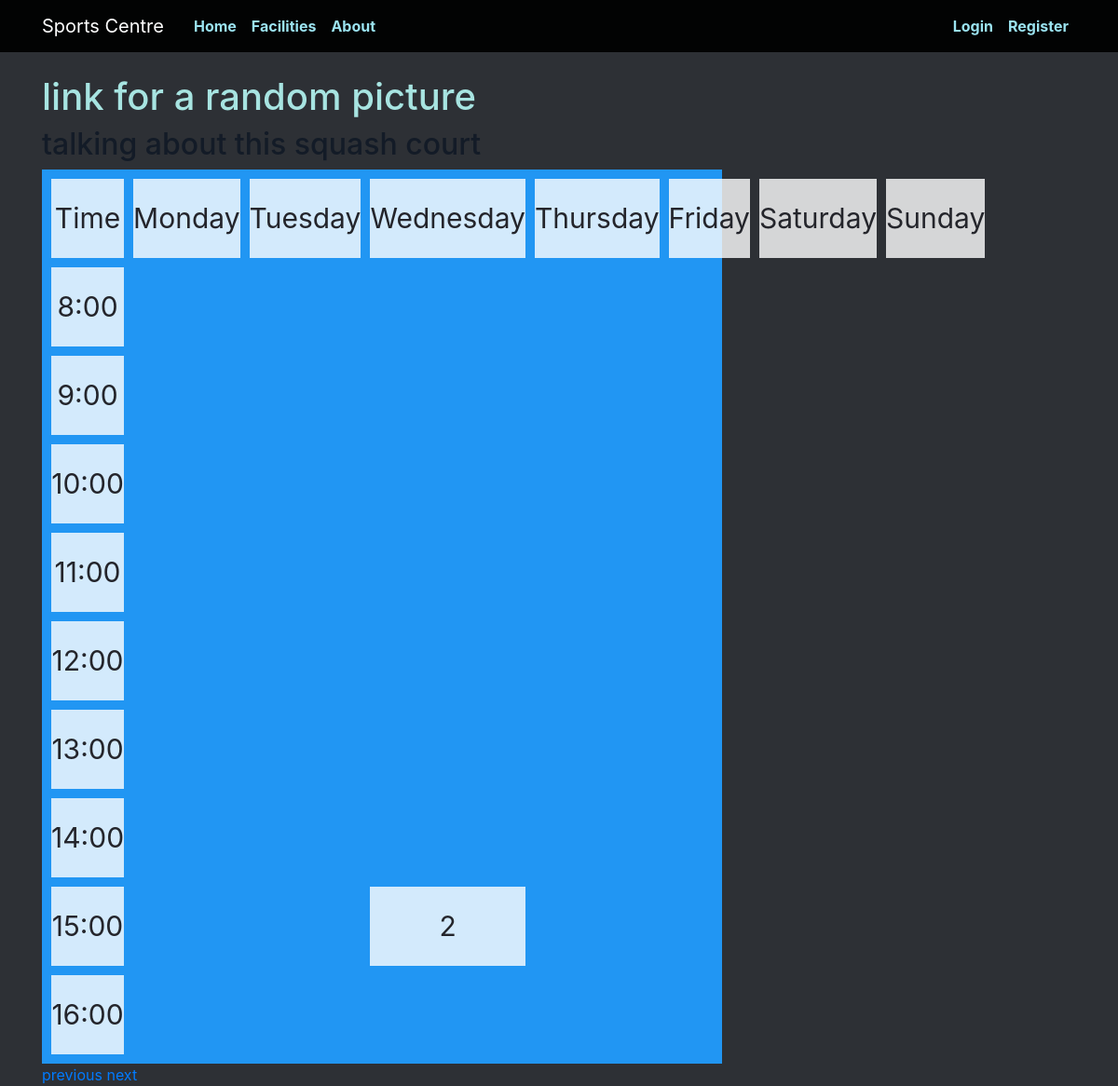
/facilities/squash_court_1/2020/10, run on an earlier commit of the app's database.
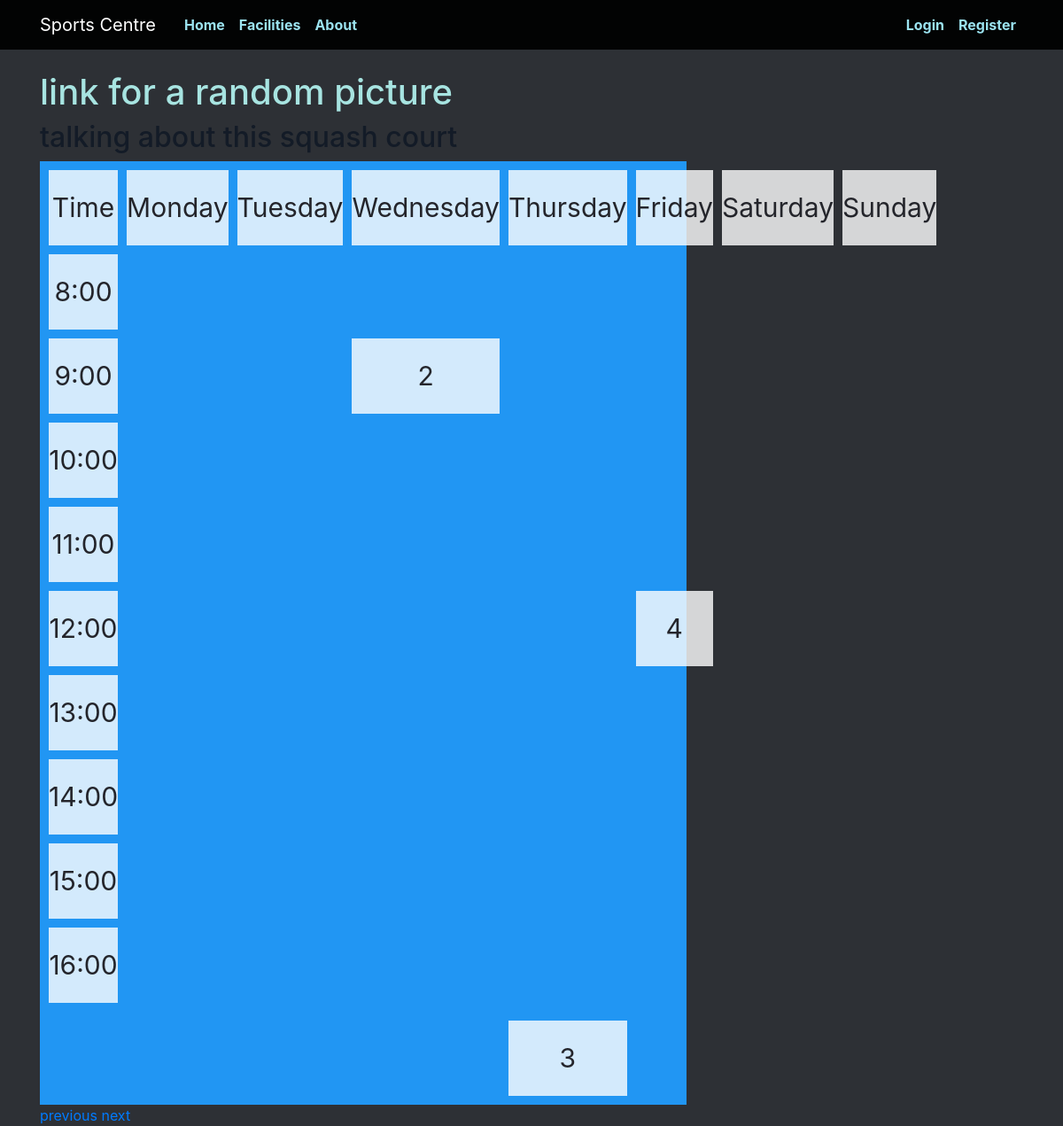
And on a later commit of the database.
### app/models.py (models this page shows)
class Booking(db.Model):
  id = db.Column(db.Integer, primary_key=True)
  facility = db.Column(db.Integer, db.ForeignKey('user.id'), nullable=False)
  user = db.Column(db.Integer, db.ForeignKey('facility.id') , nullable=False)
  datetime = db.Column(db.DateTime, nullable=False)
  week = db.Column(db.Integer)
  year = db.Column(db.Integer)
  duration = db.Column(db.Integer, nullable=False)

### app/views.py (the view)
@app.route('/facilities/<facility_url>/<int:year>/<int:week>')
def show_facility(facility_url, year, week):
  facility = models.Facility.query.filter_by(url=facility_url).first_or_404()
  bookings = models.Booking.query.order_by(models.Booking.id.asc()).filter_by(facility=facility.id).filter_by(week=week)
  address = 'facilities/' + facility.url + '.html'
  title = facility.name
  return render_template(address, title=title, bookings=bookings, facility=facility_url, year=year, week=week)

### app/templates/facilities/squash_court_1.html
{% extends "facilities_index.html" %}
{% block picture %}
link for a random picture
{% endblock %}
{% block info %}
talking about this squash court
{% endblock %}

### app/templates/facilities_index.html
{% extends "index.html" %}
{% block content %}
  <h1>
    {% block picture %}
    {% endblock %}
  </h1>
  <h2>
    {% block info %}
    {% endblock %}
  </h2>
  <div class="grid-container">
    <div>Time</div>
    {% for day in ["Monday", "Tuesday", "Wednesday", "Thursday", "Friday", "Saturday", "Sunday"] %}
      <div style="grid-row-start: header; grid-column-start: day-{{ loop.index0 }};">{{ day }}</div>
    {% endfor %}
    {% for time in ["8:00", "9:00", "10:00", "11:00", "12:00", "13:00", "14:00", "15:00", "16:00"] %}
      <div style="grid-row-start: time-{{ loop.index0 + 8 }}; grid-column-start: time;">{{ time }}</div>
    {% endfor %}
    {% for booking in bookings %}
      <div style="grid-row: time-{{ booking.datetime.strftime('%-H') }}; grid-column: day-{{ booking.datetime.weekday() }}">{{ booking.datetime.weekday() }}</div>
    {% endfor %}
  </div>
  <a href="/facilities/{{ facility }}/{{ year }}/{{ week - 1 }}">previous</a>
  <a href="/facilities/{{ facility }}/{{ year }}/{{ week + 1 }}">next</a>
{% endblock %}

What changed in the data, as far as the page shows it:
added Booking: datetime.weekday "3"
added Booking: datetime.weekday "4"
